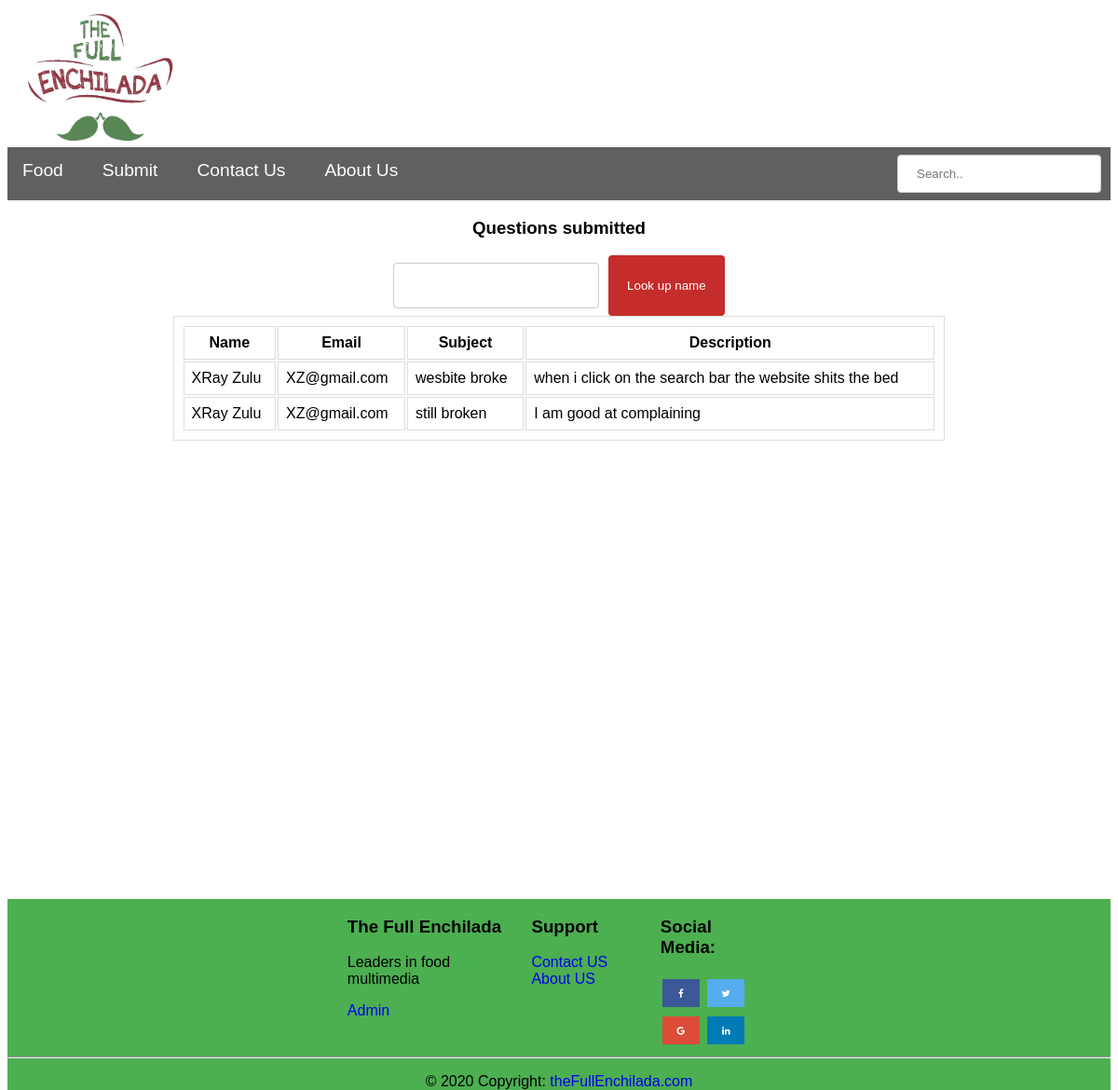
Before: /Pages/Admin.php with the older database file.
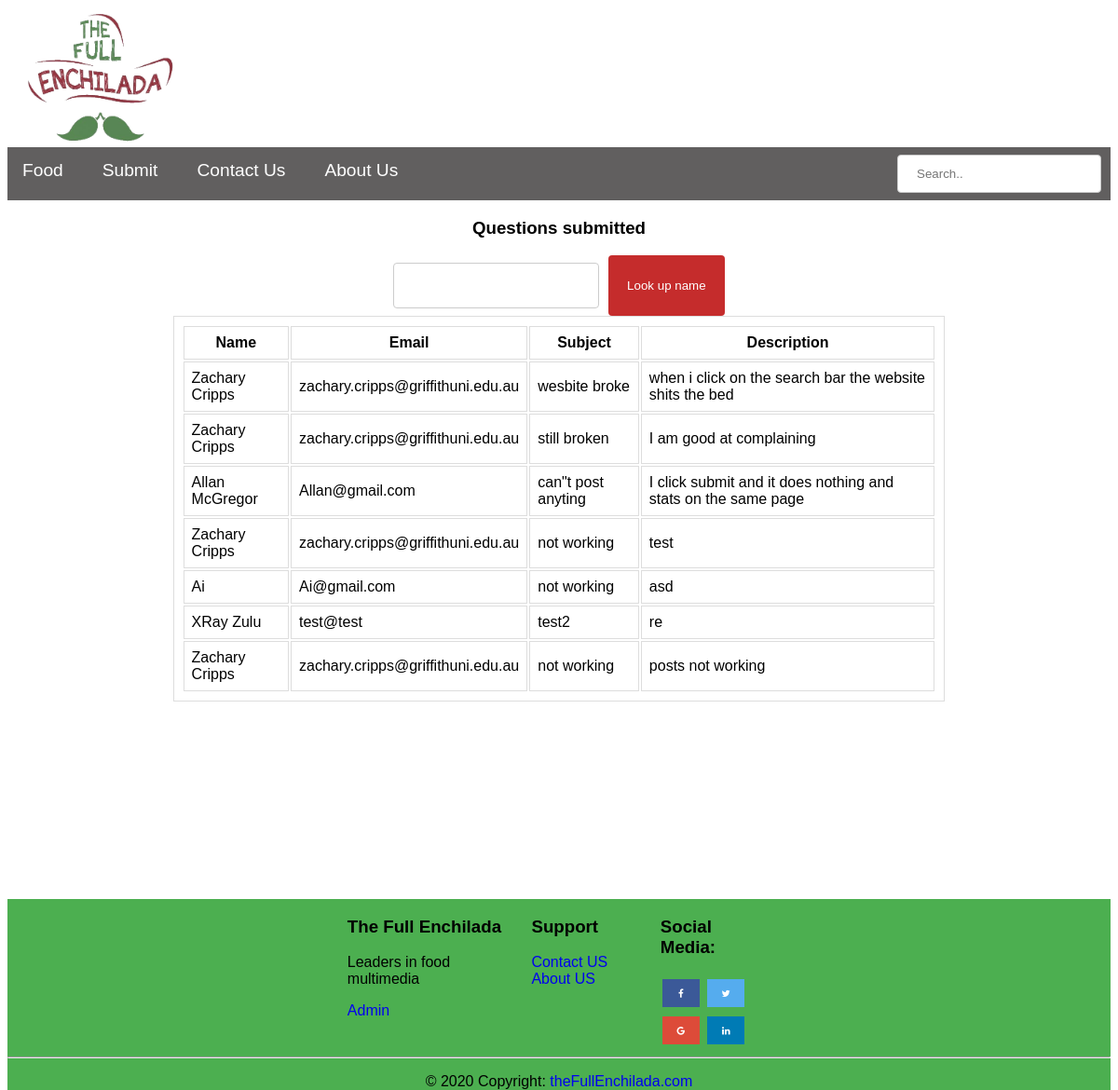
After: the same page with the newer database file.
### tables this page shows
CREATE TABLE Question
(
    QID INTEGER PRIMARY KEY,
    SUBJECT VARCHAR(30) NOT NULL,
    QUESTIONDESCRIPTION VARCHAR(64) NOT NULL,
    CID INTEGER,
    FOREIGN KEY (CID) REFERENCES Customer(CID)
);

CREATE TABLE Customer
(
    CID INTEGER PRIMARY KEY,
    NAME VARCHAR(64) NOT NULL,
    EMAIL VARCHAR(64)
);

### PHP/query.php (called while the page is built, shortened)
<?php
   function getQuestions($searchTerm = null){
      $db = new MyDB();
      $array = [];
      if (!$searchTerm) {
         $sql = 'SELECT * FROM Question Q, Customer C WHERE C.CID = Q.CID';
      }
      else{
         $sql = 'SELECT * FROM Question Q, Customer C WHERE C.CID = Q.CID AND NAME LIKE "%'.$searchTerm.'%"';
      }
       $ret = $db->query($sql);
       if(!$ret){
         echo $db->lastErrorMsg();
         return [];
       } else {
          while($row = $ret->fetchArray(SQLITE3_ASSOC) ){
             $array[] = $row;
          }
          return $array;
       }
   }
?>

### Pages/Admin.php (the view, shortened to what this page needs)
<!DOCTYPE html>
<?php
    require_once '..\PHP\query.php';
    if (isset($_GET['questionName'])){
      $search = $_GET['questionName'];
      $questions = getQuestions($search);
      }
   else{
      $questions = getQuestions();
   }
?>
<html>
   <head>
      <link rel="stylesheet" href="https://cdnjs.cloudflare.com/ajax/libs/font-awesome/4.7.0/css/font-awesome.min.css">
      <link rel="stylesheet" type="text/css" href="..\StyleSheet\styles.css">
   </head>
   <body>
      <header>
         <nav class="navbar ">
            <a href="index.php"><img src="..\Images\theFullEnchilada.png" class ="logoImage" alt="Logo"></a>
            <ul class="navbar-nav ">
               <div class = "moveNavItems">
                  <li class="nav-item ">
                     <a class="nav-link " href="food.html">Food</a>
                  </li>
                  <li class="nav-item ">
                     <a class="nav-link  "  href="submit.php">Submit</a>
                  </li>
                  <li class="nav-item">
                     <a class="nav-link " href="contactUS.php">Contact Us</a>
                  </li>
                  <li class="nav-item ">
                     <a class="nav-link "  href="aboutUs.html">About Us</a>
                  </li>
               </div>
               <li class = "searchBar">
                  <input  name = "search" type="search" placeholder="Search.." aria-label="Search">
               </li>
            </ul>
         </nav>
      </header>
      <div class="container">
         <div class ="centerColumn">
            <h3>Questions submitted</h3>
         </div>
         <div class ="centerColumn">
            <form method = "get" action = "" class = "questionForm">
               <input  type="text" name = "questionName" id = "questionName">
               <input style="margin-left:10px;" type="submit" value="Look up name">
            </form>
         </div>
         <div class ="centerColumn">
            <table style="width:70%">
            <tr>
               <th>Name</th>
               <th>Email</th>
               <th>Subject</th>
               <th>Description</th>
            </tr>
               <?php
                  foreach ($questions as $question){
                     echo "<tr>";
                     echo "<td>" . $question['NAME']."</td>";
                     echo "<td>" . $question['EMAIL']."</td>";
                     echo "<td>" . $question['SUBJECT']."</td>";
                     echo "<td>" . $question['QUESTIONDESCRIPTION']."</td>";
                     echo "</tr>";
                  }
               ?>
            </table>
         </div>
      </div>
      <footer>
         <div class="row">
            <div class="centerColumn">
               <div class="footercolumn footerleft">
                  <h3>The Full Enchilada</h3>
                  <p>Leaders in food multimedia </p>
                  <a href="Admin.php">Admin</a>
               </div>
               <div class="footercolumn footermiddle">
                  <h3 >Support</h3>
                  <ul class="list-unstyled">
                     <li>
                        <a href="contactUs.php">Contact US</a>
                     </li>
                     <li>
                        <a href="aboutUs.html">About US</a>
                     </li>
                  </ul>
               </div>
               <div class="footercolumn footerright">
                  <h3> Social Media:</h3>
                  <a href="#" class="fa fa-facebook"></a>
                  <a href="#" class="fa fa-twitter"></a>
                  <a href="#" class="fa fa-google"></a>
                  <a href="#" class="fa fa-linkedin"></a>
               </div>
            </div>
         </div>
         <hr>
         <p style = "text-align:center;">© 2020 Copyright:<a href="https://google.com/"> theFullEnchilada.com</a></p>
      </footer>
   </body>
</html>

### StyleSheet/styles.css (style rules this page uses)
body,html { height: 100%; font-family: Arial, Helvetica, sans-serif; }
a { text-decoration: none !important; }
.container { min-height: 100%; }
input[type=submit] { width: 50%; color: white; padding: 14px 20px; margin: 0 auto; border: none; border-radius: 4px; cursor: pointer; background-color:rgb(197, 44, 44); }
input[type=text], input[type = email], select, textarea { width: 100%; padding: 16px 8px; margin: 8px 0; border: 1px solid #ccc; border-radius: 4px; box-sizing: border-box; display: inline-block; }
.centerColumn { position: relative; display: flex; justify-content: center; column-gap: 20px; }
.questionForm { display:flex; width:30%; align-content:space-between; }
.navbar-nav { list-style-type: none; overflow: hidden; background-color: rgb(97, 95, 95); }
.nav-item { float: left; position: sticky; margin-right: 10px; }
.nav-item a { font-size: larger; display: block; color: white; text-align: center; padding: 14px 16px; }
.searchBar { position: relative; float: right; margin-right: 10px; }
input[type=search] { width: 100%; padding: 12px 20px; margin: 8px 0; display: inline-block; border: 1px solid #ccc; border-radius: 4px; box-sizing: border-box; }
.logoImage { position: relative; width:200px; height:150px; display: flex; }
footer { background-color: #4CAF50; position: relative; bottom: 0; margin-top: -50px; }
.footerleft { float: left; width: 15%; }
.footerright { float: left; width: 10%; }
.footermiddle { float: left; width: 10%; }
.footermiddle a,ul { list-style-type: none; margin: 0; padding: 0; }
.fa { padding: 10px; font-size: 10px; width: 20px; text-align: center; margin: 5px 2px; }
.fa-facebook { background: #3B5998; color: white; }
.fa-twitter { background: #55ACEE; color: white; }
.fa-google { background: #dd4b39; color: white; }
.fa-linkedin { background: #007bb5; color: white; }

### Pages/Admin.php (style rules this page uses)
table, th, td { border: 1px solid #ddd; padding: 8px; }

Changed rows visible on the page:
changed through a linked row, question "wesbite broke": CID.NAME "XRay Zulu" → "Zachary Cripps"; CID.EMAIL "XZ@gmail.com" → "zachary.cripps@griffithuni.edu.au"
changed through a linked row, question "still broken": CID.NAME "XRay Zulu" → "Zachary Cripps"; CID.EMAIL "XZ@gmail.com" → "zachary.cripps@griffithuni.edu.au"
added question: CID.NAME "Allan McGregor", CID.EMAIL "Allan@gmail.com", SUBJECT "can\"t post anyting", QUESTIONDESCRIPTION "I click submit and it does nothing and stats on the same page"
added question: CID.NAME "Zachary Cripps", CID.EMAIL "zachary.cripps@griffithuni.edu.au", SUBJECT "not working", QUESTIONDESCRIPTION "test"
added question: CID.NAME "Ai", CID.EMAIL "Ai@gmail.com", SUBJECT "not working", QUESTIONDESCRIPTION "asd"
added question: CID.NAME "XRay Zulu", CID.EMAIL "test@test", SUBJECT "test2", QUESTIONDESCRIPTION "re"
added question: CID.NAME "Zachary Cripps", CID.EMAIL "zachary.cripps@griffithuni.edu.au", SUBJECT "not working", QUESTIONDESCRIPTION "posts not working"
